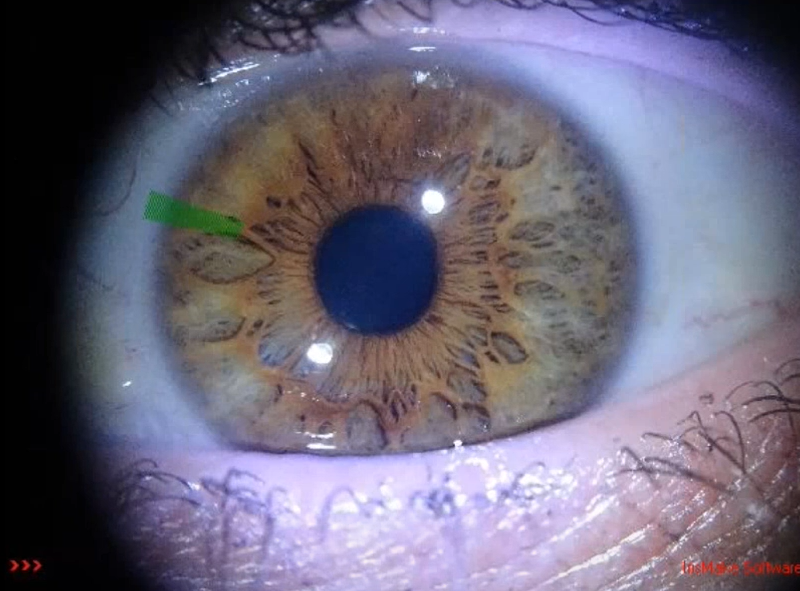
#> input picture image/iris.png, 800 x 591 px
$ python exam.py
#> lines starting #> are read from the running program, lines starting #| are printed output that depends on the picture; after the words box and inside, x2 and y2 are one past the last pixel; in counts of white or black regions, pixels touching at a corner belong together
import cv2
import numpy as np
from scipy.spatial import ConvexHull
from scipy.optimize import minimize

# Function to calculate the minimum enclosing ellipse
def fit_minimum_enclosing_ellipse(points):
    def ellipse_area(params):
        xc, yc, a, b, theta = params
        return np.pi * a * b

    def constraints(params, points):
        xc, yc, a, b, theta = params
        cos_theta, sin_theta = np.cos(theta), np.sin(theta)
        x_rotated = ((points[:, 0] - xc) * cos_theta + (points[:, 1] - yc) * sin_theta) ** 2 / a**2
        y_rotated = ((points[:, 1] - yc) * cos_theta - (points[:, 0] - xc) * sin_theta) ** 2 / b**2
        return x_rotated + y_rotated - 1  # Ellipse constraint: x^2/a^2 + y^2/b^2 <= 1

    hull = ConvexHull(points)  # Use the convex hull for efficiency
    hull_points = points[hull.vertices]

    # Initial parameters: center (mean of points), semi-major/minor axes (std of x/y), angle 0
    xc, yc = np.mean(hull_points, axis=0)
    a, b = np.std(hull_points, axis=0)
    theta = 0

    initial_params = [xc, yc, a, b, theta]
    bounds = [(None, None), (None, None), (1e-3, None), (1e-3, None), (-np.pi / 2, np.pi / 2)]

    result = minimize(ellipse_area, initial_params, bounds=bounds, constraints={'type': 'ineq', 'fun': constraints, 'args': (hull_points,)})
    if result.success:
        return result.x  # Returns xc, yc, a, b, theta
    else:
        return None

# Load an image and find contours
image = cv2.imread('./image/iris.png', cv2.IMREAD_GRAYSCALE)
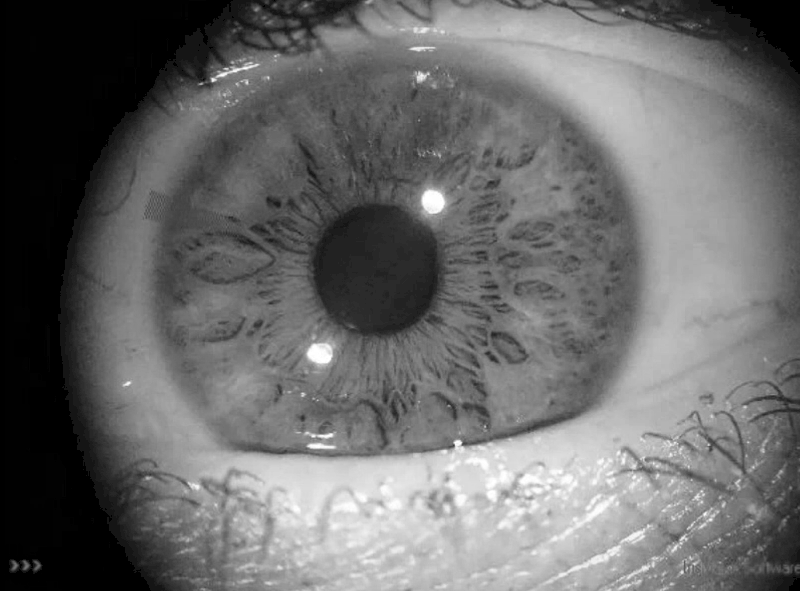
#> image: shape (591, 800); min 0, max 255, mean 106.1
_, binary_image = cv2.threshold(image, 128, 255, cv2.THRESH_BINARY)
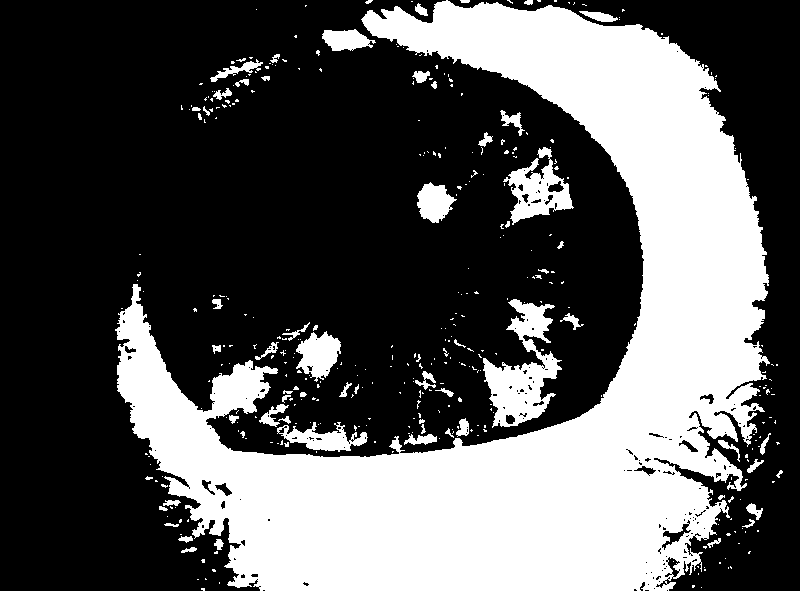
#> binary_image: shape (591, 800); 35.1% white; 385 white regions (318 under 20 px)
contours, _ = cv2.findContours(binary_image, cv2.RETR_EXTERNAL, cv2.CHAIN_APPROX_SIMPLE)
#> contours = 384 contours, 339 with area under 20; largest, box (x1, y1, x2, y2) and area: (115, 0, 770, 591) 147520, (483, 299, 562, 428) 4456, (503, 147, 574, 225) 2412, (296, 331, 341, 382) 1325, (277, 422, 368, 452) 1169

# Choose the contour you want to fit
contour = contours[0]  # Just an example, select the contour of interest
#> contour = [[201, 588], [201, 589], [202, 589], [203, 590], [204, 590], [204, 588]]

# Flatten the contour to use with SciPy's optimization
points = contour.reshape(-1, 2)
#> points has the same summary as contour

# Fit the minimum enclosing ellipse
params = fit_minimum_enclosing_ellipse(points)
#> in fit_minimum_enclosing_ellipse, `hull_points = points[hull.vertices]`: hull_points = [[204, 590], [203, 590], [201, 589], [201, 588], [204, 588]]
#> in fit_minimum_enclosing_ellipse, `xc, yc = np.mean(hull_points, axis=0)`: xc = 202.6; yc = 589
#> in fit_minimum_enclosing_ellipse, `a, b = np.std(hull_points, axis=0)`: a = 1.36; b = 0.894
#> in fit_minimum_enclosing_ellipse, `initial_params = [xc, yc, a, b, theta]`: initial_params = [202.6, 589, 1.36, 0.894, 0]
#> in fit_minimum_enclosing_ellipse, `result = minimize(ellipse_area, initial_params, bounds=bounds, constra..`: result = 9 items
#> params = [202.6, 589, 0.001, 0.001, 0]

if params is not None:
    xc, yc, a, b, theta = params
#> xc = 202.6; yc = 589; a = 0.001; b = 0.001; theta = 0
    center = (int(xc), int(yc))
#> center = (202, 589)
    axes = (int(a), int(b))
#> axes = (0, 0)
    angle = np.degrees(theta)
#> angle = 0

    # Draw the ellipse on the image
    result_image = cv2.cvtColor(binary_image, cv2.COLOR_GRAY2BGR)
#> result_image: shape (591, 800, 3); 35.1% white; 385 white regions (318 under 20 px), largest, box (x1, y1, x2, y2) and area: (115, 0, 770, 591) 148588, (483, 299, 562, 428) 4583, (503, 147, 574, 225) 2343
    cv2.ellipse(result_image, (center, axes, angle), (0, 255, 0), 2)
#> result_image: shape (591, 800, 3); mean B, G, R 89.4, 89.4, 89.4

    # Display the image with the minimum enclosing ellipse
    cv2.imshow("Minimum Enclosing Ellipse", result_image)
    cv2.waitKey(0)
    cv2.destroyAllWindows()
else:
    print("Ellipse fitting failed.")

$ run again, with image/D.png copied over image/iris.png
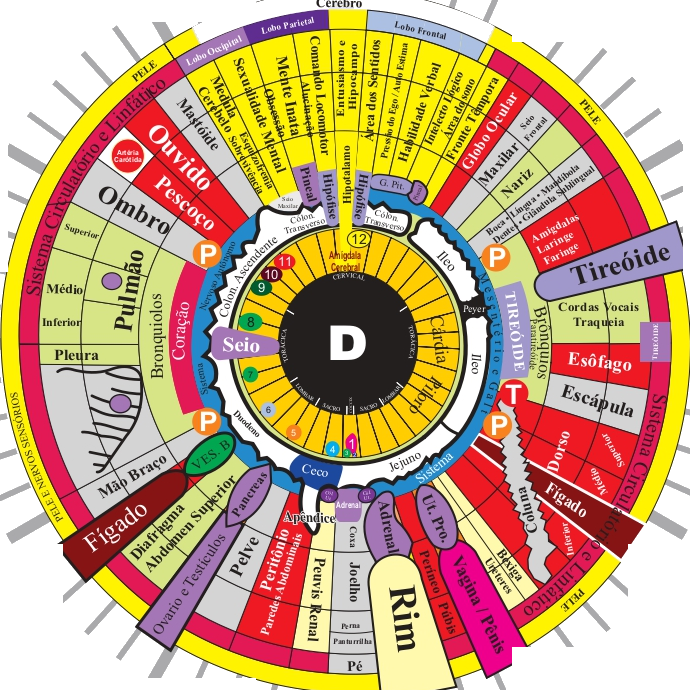
#> input picture image/D.png, 690 x 690 px
#> `image = cv2.imread('./image/iris.png', cv2.IMREAD_GRAYSCALE)`:
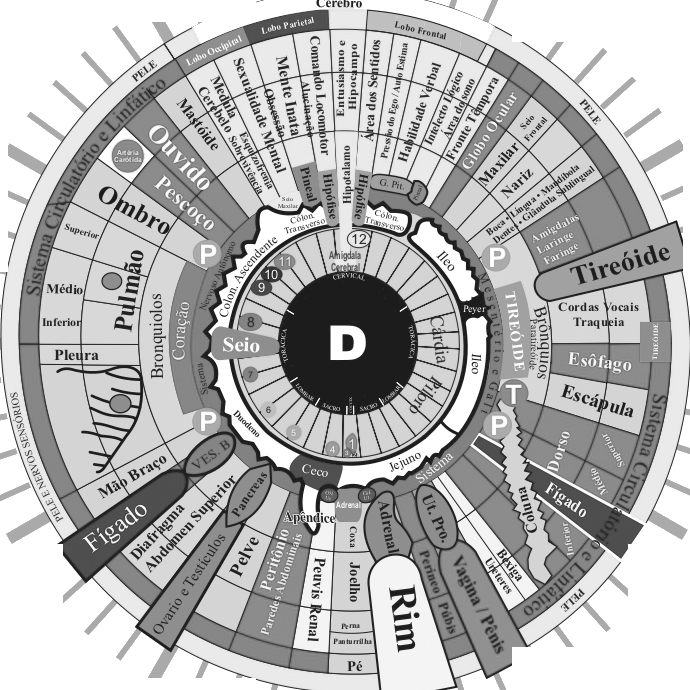
#> image: shape (690, 690); min 28, max 255, mean 180.8
#> `_, binary_image = cv2.threshold(image, 128, 255, cv2.THRESH_BINARY)`:
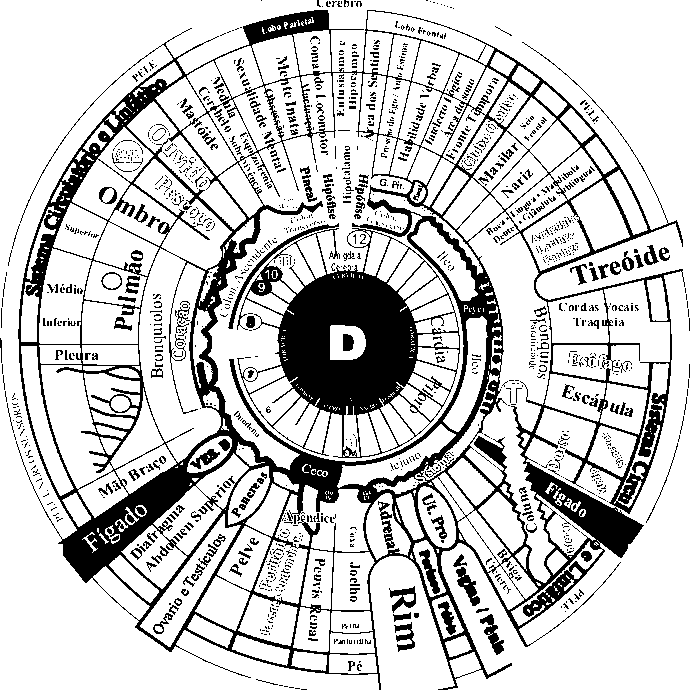
#> binary_image: shape (690, 690); 79.4% white; 1552 black regions (1303 under 20 px)
#> contours = 252 contours, 147 with area under 20; largest, box (x1, y1, x2, y2) and area: (0, 0, 690, 690) 155282, (155, 30, 483, 470) 76837, (41, 127, 232, 518) 32080, (373, 97, 602, 583) 25505, (370, 556, 455, 690) 7728
#> contour = contour of 17 points, box (x1, y1, x2, y2) (329, 654, 377, 674), area 816
#> points = 17 rows, first 8: [330, 654], [329, 655], [329, 672], [347, 672], [348, 673], [358, 673], [359, 672], [376, 672]
#> hull_points = [[329, 672], [329, 655], [330, 654], [374, 654], [375, 657], [376, 666], [376, 672], [358, 673], [348, 673]]
#> in fit_minimum_enclosing_ellipse, `xc, yc = np.mean(hull_points, axis=0)`: xc = 355; yc = 664
#> in fit_minimum_enclosing_ellipse, `a, b = np.std(hull_points, axis=0)`: a = 20.22; b = 8.33
#> initial_params = [355, 664, 20.22, 8.33, 0]
#> result = 9 items
#> params = [355, 664, 0.001, 0.001, 0]
#> `xc, yc, a, b, theta = params`: xc = 355; yc = 664; a = 0.001; theta = 0
#> center = (355, 664)
#> axes = (0, 0)
#> angle = 0

$ run again, with image/E.png copied over image/iris.png
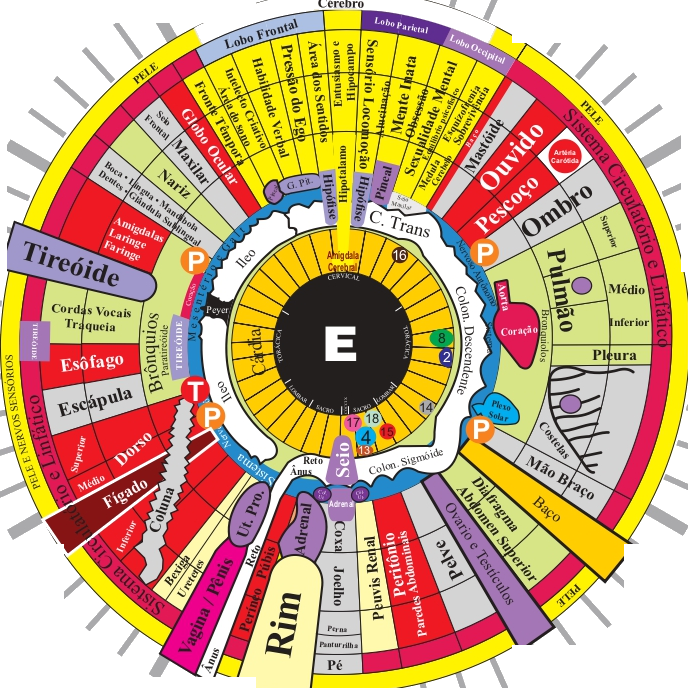
#> input picture image/E.png, 688 x 688 px
#> `image = cv2.imread('./image/iris.png', cv2.IMREAD_GRAYSCALE)`:
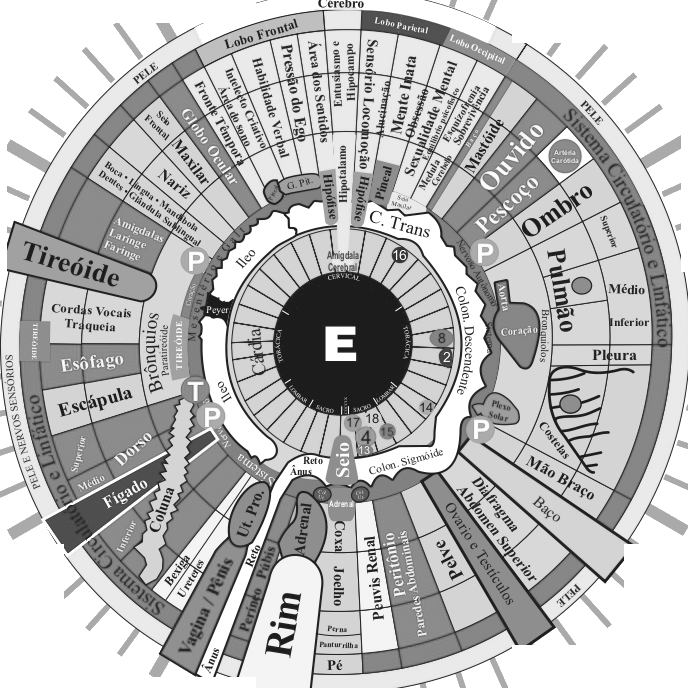
#> image: shape (688, 688); min 28, max 255, mean 184.4
#> `_, binary_image = cv2.threshold(image, 128, 255, cv2.THRESH_BINARY)`:
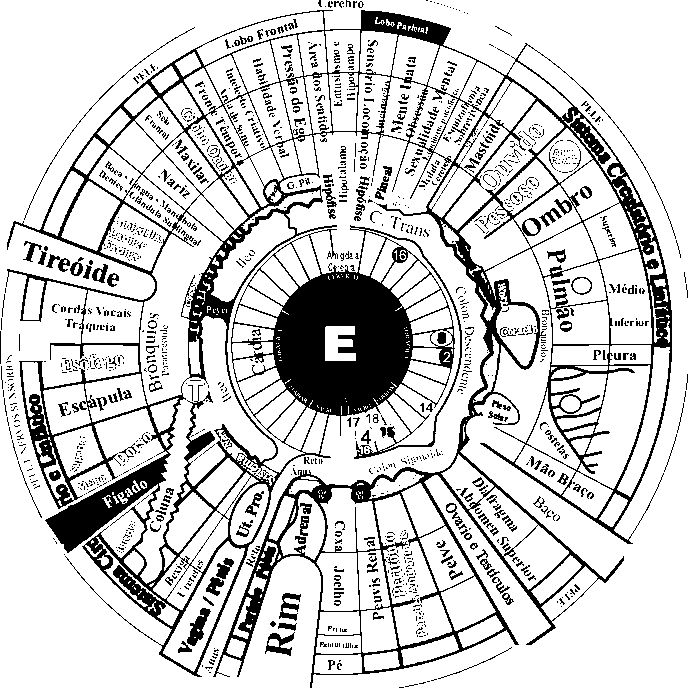
#> binary_image: shape (688, 688); 81.2% white; 1524 black regions (1264 under 20 px)
#> contours = 302 contours, 194 with area under 20; largest, box (x1, y1, x2, y2) and area: (0, 0, 688, 688) 280484, (184, 35, 318, 207) 12402, (441, 454, 569, 590) 5784, (374, 494, 452, 647) 5466, (401, 483, 496, 631) 4740
#> contour = contour of 15 points, box (x1, y1, x2, y2) (314, 654, 362, 674), area 823
#> points = 15 rows, first 8: [358, 654], [357, 655], [316, 655], [315, 656], [315, 664], [314, 665], [314, 672], [319, 672]
#> hull_points = [[316, 655], [358, 654], [360, 654], [361, 657], [361, 672], [352, 673], [320, 673], [314, 672], [314, 665], [315, 656]]
#> in fit_minimum_enclosing_ellipse, `xc, yc = np.mean(hull_points, axis=0)`: xc = 337.1; yc = 663.1
#> in fit_minimum_enclosing_ellipse, `a, b = np.std(hull_points, axis=0)`: a = 21.49; b = 8.23
#> initial_params = [337.1, 663.1, 21.49, 8.23, 0]
#> result = 9 items
#> params = [337.1, 663.1, 0.001, 0.001, 0]
#> `xc, yc, a, b, theta = params`: xc = 337.1; yc = 663.1; a = 0.001; theta = 0
#> center = (337, 663)
#> axes = (0, 0)
#> angle = 0
